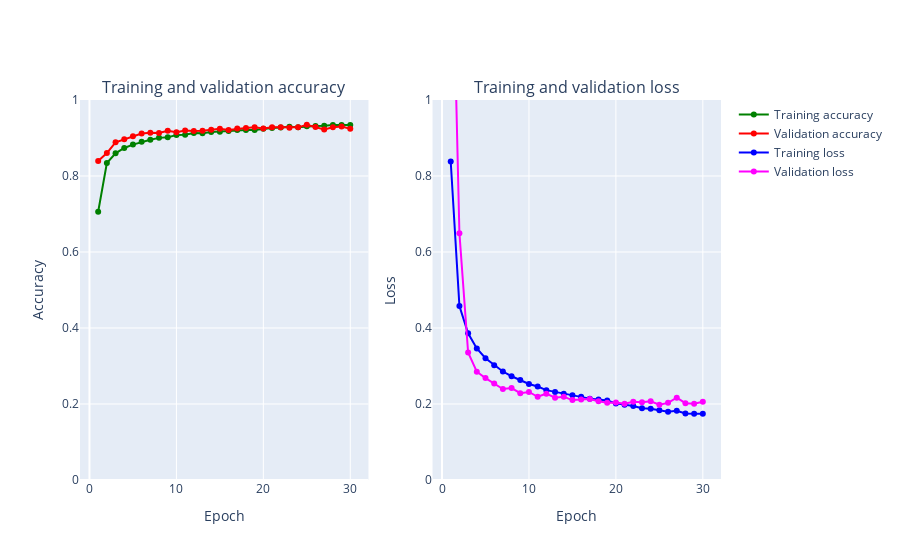

Notebook code for this chart:
### Code cell
plot_accuracy_and_loss(model_2_data_augmented)

### Figure 1 — Plotly figure (JSON) as saved in the notebook; plotly's stock layout.template omitted (floating-point values rounded to 4 significant figures)
{"data": [{"marker": {"color": "Green"}, "mode": "markers+lines", "name": "Training accuracy", "text": ["1", "2", "3", "4", "5", "6", "7", "8", "9", "10", "11", "12", "13", "14", "15", "16", "17", "18", "19", "20", "21", "22", "23", "24", "25", "26", "27", "28", "29", "30"], "type": "scatter", "x": [1, 2, 3, 4, 5, 6, 7, 8, 9, 10, 11, 12, 13, 14, 15, 16, 17, 18, 19, 20, 21, 22, 23, 24, 25, 26, 27, 28, 29, 30], "xaxis": "x", "y": [0.7059, 0.8341, 0.8597, 0.8738, 0.8826, 0.8899, 0.8952, 0.9003, 0.9018, 0.9076, 0.9088, 0.9133, 0.9128, 0.9156, 0.9168, 0.9183, 0.921, 0.9211, 0.921, 0.9243, 0.9264, 0.9276, 0.9297, 0.9284, 0.9307, 0.9316, 0.9323, 0.9344, 0.9343, 0.9339], "yaxis": "y"}, {"marker": {"color": "Red"}, "mode": "markers+lines", "name": "Validation accuracy", "text": ["1", "2", "3", "4", "5", "6", "7", "8", "9", "10", "11", "12", "13", "14", "15", "16", "17", "18", "19", "20", "21", "22", "23", "24", "25", "26", "27", "28", "29", "30"], "type": "scatter", "x": [1, 2, 3, 4, 5, 6, 7, 8, 9, 10, 11, 12, 13, 14, 15, 16, 17, 18, 19, 20, 21, 22, 23, 24, 25, 26, 27, 28, 29, 30], "xaxis": "x", "y": [0.8396, 0.8604, 0.8888, 0.8968, 0.9044, 0.912, 0.914, 0.913, 0.9188, 0.9152, 0.9196, 0.9184, 0.9194, 0.9216, 0.9244, 0.9212, 0.9248, 0.9266, 0.928, 0.925, 0.9284, 0.928, 0.927, 0.928, 0.9348, 0.9292, 0.9222, 0.9282, 0.9304, 0.9244], "yaxis": "y"}, {"marker": {"color": "Blue"}, "mode": "markers+lines", "name": "Training loss", "text": ["1", "2", "3", "4", "5", "6", "7", "8", "9", "10", "11", "12", "13", "14", "15", "16", "17", "18", "19", "20", "21", "22", "23", "24", "25", "26", "27", "28", "29", "30"], "type": "scatter", "x": [1, 2, 3, 4, 5, 6, 7, 8, 9, 10, 11, 12, 13, 14, 15, 16, 17, 18, 19, 20, 21, 22, 23, 24, 25, 26, 27, 28, 29, 30], "xaxis": "x2", "y": [0.8381, 0.4579, 0.3861, 0.3462, 0.3204, 0.302, 0.2855, 0.273, 0.2632, 0.2526, 0.2459, 0.2364, 0.2319, 0.2273, 0.2231, 0.2191, 0.2141, 0.2119, 0.2093, 0.2016, 0.1979, 0.1947, 0.189, 0.1874, 0.1837, 0.1796, 0.1823, 0.175, 0.1744, 0.1743], "yaxis": "y2"}, {"marker": {"color": "Magenta"}, "mode": "markers+lines", "name": "Validation loss", "text": ["1", "2", "3", "4", "5", "6", "7", "8", "9", "10", "11", "12", "13", "14", "15", "16", "17", "18", "19", "20", "21", "22", "23", "24", "25", "26", "27", "28", "29", "30"], "type": "scatter", "x": [1, 2, 3, 4, 5, 6, 7, 8, 9, 10, 11, 12, 13, 14, 15, 16, 17, 18, 19, 20, 21, 22, 23, 24, 25, 26, 27, 28, 29, 30], "xaxis": "x2", "y": [1.616, 0.6495, 0.3357, 0.285, 0.2682, 0.2541, 0.2394, 0.242, 0.2284, 0.2318, 0.219, 0.2271, 0.2166, 0.2189, 0.2103, 0.2117, 0.213, 0.2072, 0.2035, 0.2039, 0.2008, 0.206, 0.2044, 0.207, 0.1981, 0.203, 0.2165, 0.2022, 0.2006, 0.206], "yaxis": "y2"}], "layout": {"annotations": [{"font": {"size": 16}, "showarrow": false, "text": "Training and validation accuracy", "x": 0.225, "xanchor": "center", "xref": "paper", "y": 1, "yanchor": "bottom", "yref": "paper"}, {"font": {"size": 16}, "showarrow": false, "text": "Training and validation loss", "x": 0.775, "xanchor": "center", "xref": "paper", "y": 1, "yanchor": "bottom", "yref": "paper"}], "xaxis": {"anchor": "y", "domain": [0, 0.45], "title": {"text": "Epoch"}}, "xaxis2": {"anchor": "y2", "domain": [0.55, 1], "title": {"text": "Epoch"}}, "yaxis": {"anchor": "x", "domain": [0, 1], "range": [0, 1], "title": {"text": "Accuracy"}}, "yaxis2": {"anchor": "x2", "domain": [0, 1], "range": [0, 1], "title": {"text": "Loss"}}}}
